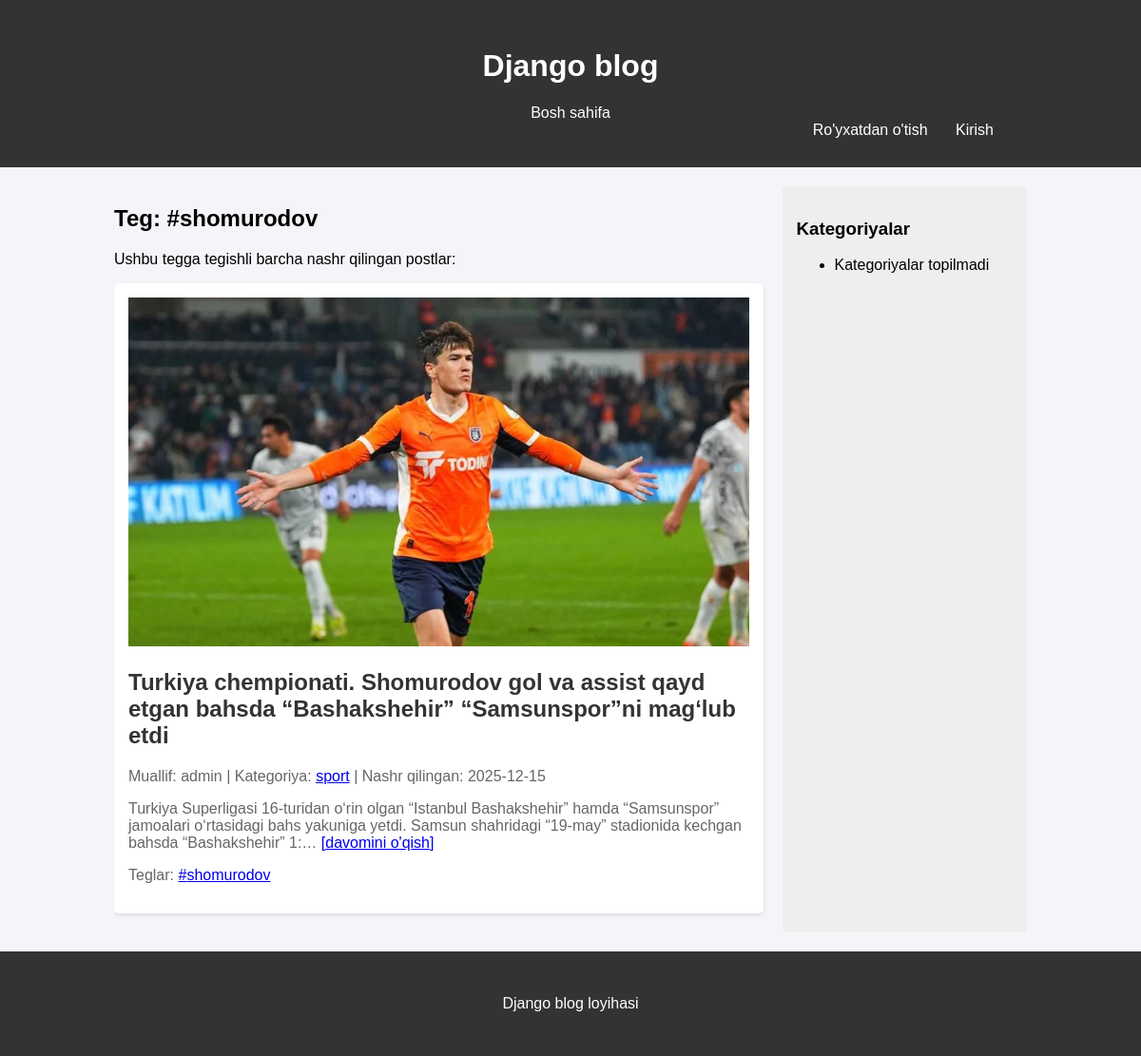
Screenshot of /tag/shomurodov/ with the database file from the repository.
### blog/models.py (models this page shows, shortened)
class Tag(models.Model):
    name = models.CharField(max_length=50, unique=True)
    slug = models.SlugField(max_length=50, unique=True)

class Post(models.Model):
    title = models.CharField(max_length=255)
    content = models.TextField()
    image = models.ImageField(upload_to='post_images/', blank=True, null=True)
    author = models.ForeignKey(User, on_delete=models.CASCADE, related_name='blog_posts')
    category = models.ForeignKey(Category, on_delete=models.SET_NULL, null=True, related_name='posts')
    tags = models.ManyToManyField(Tag, blank=True)
    slug = models.SlugField(max_length=255, unique=True)
    created_at = models.DateTimeField(auto_now_add=True)
    updated_at = models.DateTimeField(auto_now=True)
    is_published = models.BooleanField(default=True)
    hit_count_generic = GenericRelation(HitCount, object_id_field='object_pk', related_query_name='hit_count_generic_relation')
    is_featured = models.BooleanField(default=False)
    class Meta:
        ordering = ['-created_at']

class Category(models.Model):
    name = models.CharField(max_length=100, unique=True)
    slug = models.SlugField(max_length=100, unique=True)
    class Meta:
        verbose_name_plural = "Categories"

### blog/views.py (the view)
# urls.py: path('tag/<slug:slug>/', views.TagPostListView.as_view(), name='tag_posts'),
class TagPostListView(ListView):
    model = Post
    template_name = 'blog/tag_posts.html'
    context_object_name = 'posts'
    def get_queryset(self):
        tag = get_object_or_404(Tag, slug=self.kwargs['slug'])
        return Post.objects.filter(tags__in=[tag], is_published=True).order_by('-created_at')
    def get_context_data(self, **kwargs):
        context = super().get_context_data(**kwargs)
        context['tag_name'] = get_object_or_404(Tag, slug=self.kwargs['slug']).name
        return context

### blog/templates/blog/tag_posts.html (shortened to what this page needs)
{% extends "base.html" %}
{% load static %}
{% block content %}
    <h2>Teg: #{{ tag_name }}</h2>
    <p>Ushbu tegga tegishli barcha nashr qilingan postlar:</p>
    {% for post in posts %}
        <div class="post">
            {% if post.image %}
                <img src="{{ post.image.url }}" alt="{{ post.title }}" style="max-width: 100%; height: auto;">
            {% endif %}
            <h2><a href="{% url 'post_detail' post.slug %}">{{ post.title }}</a></h2>
            <p>
                Muallif: {{ post.author.username }} |
                Kategoriya: <a href="{% url 'category_posts' post.category.slug %}">{{ post.category.name }}</a> |
                Nashr qilingan: {{ post.created_at|date:"Y-m-d" }}
            </p>
            <p>{{ post.content|truncatechars:200 }} <a href="{% url 'post_detail' post.slug %}">[davomini o'qish]</a></p>
            {% if post.tags.all %}
                <p>
                    Teglar: {% for tag in post.tags.all %}
                        <a href="{% url 'tag_posts' tag.slug %}">#{{ tag.name }}</a>{% if not forloop.last %}, {% endif %}
                    {% endfor %}
                </p>
            {% endif %}
        </div>
    {% empty %}
        <p>Hozircha "#{{ tag_name }}" tegi bilan belgilanmagan nashr qilingan postlar mavjud emas.</p>
    {% endfor %}
{% endblock %}

### static/css/main.css (style rules this page uses)
body { font-family: Arial, sans-serif; margin: 0; padding: 0; background-color: #f4f4f9; }
.post { background: #fff; padding: 15px; margin-bottom: 20px; border-radius: 5px; box-shadow: 0 2px 4px rgba(0,0,0,0.1); }
.post h2 a { color: #333; text-decoration: none; }
.post p { color: #666; }

### rows the page displays
Tag: name "shomurodov"
Post: image (picture), title "Turkiya chempionati. Shomurodov gol va assist qayd etgan bahsda “Bashakshehir” “Samsunspor”ni mag‘lub etdi", author.username "admin", category.name "sport", created_at "2025-12-15", content "Turkiya Superligasi 16-turidan o‘rin olgan “Istanbul Bashakshehir” hamda “Samsunspor” jamoalari o‘rtasidagi bahs yakuniga yetdi. Samsun shahridagi “19-may” stadionida kechgan bahsda “Bashakshehir” 1:…"
